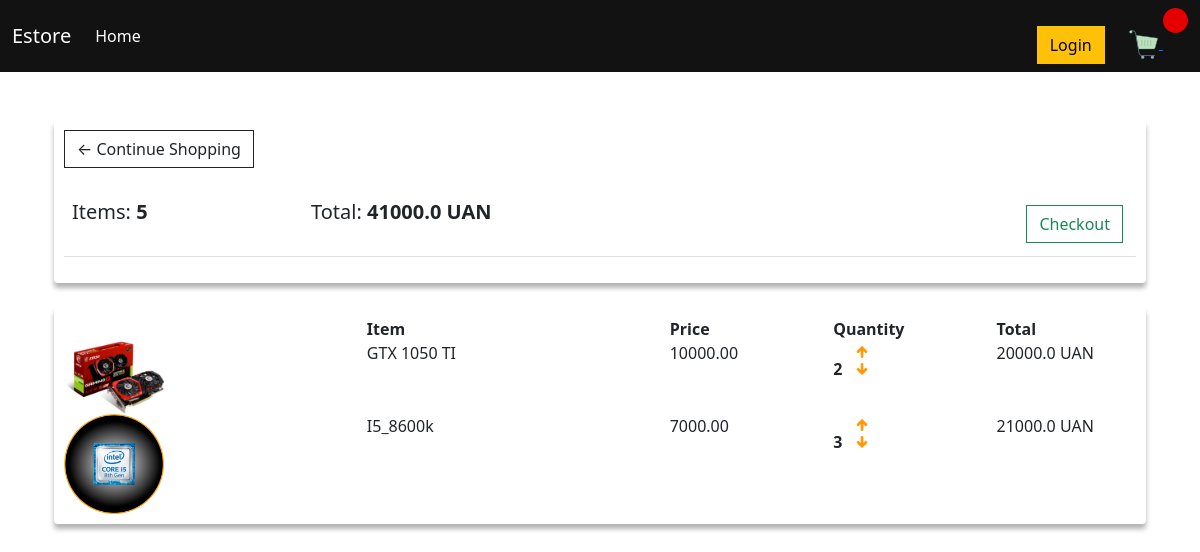
/cart/ (signed in), run on an earlier commit of the app's database.
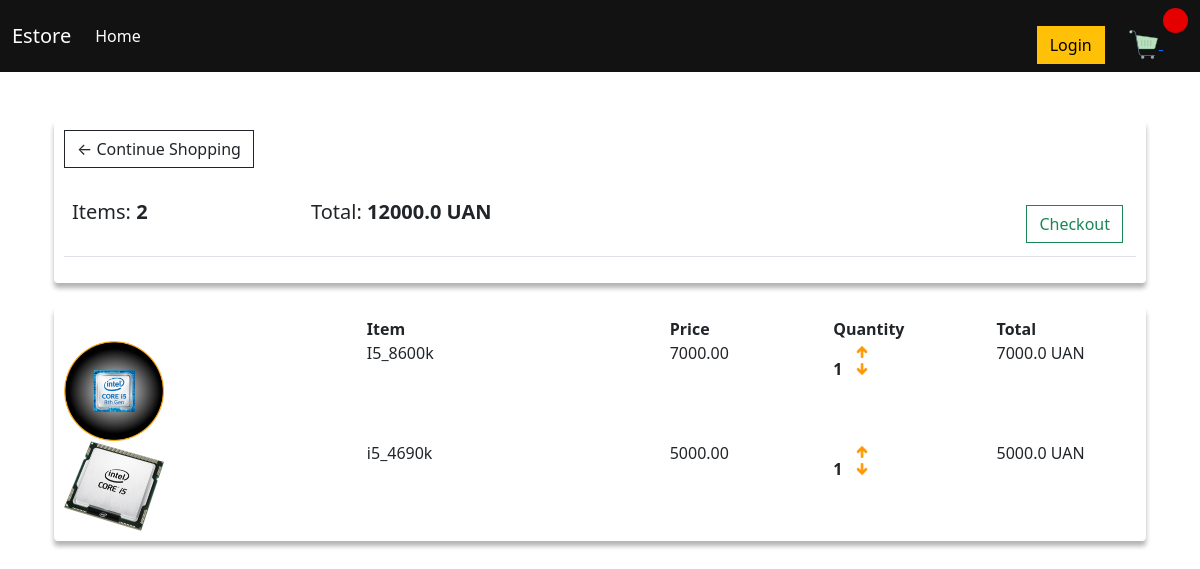
And on a later commit of the database.
### store/models.py (models this page shows, shortened)
class Order(models.Model):
    customer = models.ForeignKey(Customer, on_delete=models.SET_NULL, null=True, blank=True)
    date_ordered = models.DateTimeField(auto_now_add=True)
    complete = models.BooleanField(default=False)
    transaction_id = models.CharField(max_length=100,null=True)
    @property
    def get_cart_total(self):
        order_items = self.orderitem_set.all()
        total = sum([item.get_total for item in order_items])
        return total
    @property
    def get_cart_items(self):
        order_items = self.orderitem_set.all()
        total = sum([item.quantity for item in order_items])
        return total

class OrderItem(models.Model):
    product = models.ForeignKey(Product, on_delete=models.SET_NULL, null=True)
    order = models.ForeignKey(Order, on_delete=models.SET_NULL, null=True)
    quantity = models.IntegerField(default=0, null=True,blank=True)
    date_added = models.DateTimeField(auto_now_add=True)
    @property
    def get_total(self):
        total = self.product.price * self.quantity
        return total

class Product(models.Model):
    name = models.CharField(max_length=200,null=True)
    price = models.FloatField()
    digital = models.BooleanField(default=False, null=True)
    image = models.ImageField(null=True, blank=True, default="product_placeholder.png")

### store/views.py (the view)
def cart(request):
    if request.user.is_authenticated:
        customer = request.user.customer
        order,created =Order.objects.get_or_create(customer=customer, complete=False)
        items = order.orderitem_set.all()
    else:
        items = []
        order = {'get_cart_total':0, 'get_cart_items':0,'shipping':False}
    context = {'items': items, 'order':order}
    return render(request,'store/cart.html', context)

### store/templates/store/cart.html
{% extends 'store/main.html'%}
{% load static %}
{% block content %}
<div class = "container-lg my-5">
 <div class="row">
    <div class="col-lg-12">
        <div class = "box-element">
            <a class = "btn btn-outline-dark" href="{% url 'store' %}">&#x2190; Continue Shopping</a>
            <br>
            <br>
            <table class="table">
                <tr>
                    <th><h5>Items:<strong>&nbsp;{{order.get_cart_items}}</strong></h5></th>
                    <th><h5>Total:<strong>&nbsp;{{order.get_cart_total}}&nbsp;UAN</strong></h5></th>
                    <th>
                        <a  class="btn btn-outline-success" style="float:right; margin:5px;"href="{%url 'checkout' %}">Checkout</a>
                    </th>
                </tr>
            </table>
        </div>
        <br>
        <div class = "box-element">
            <div class = "cart row">
                <div style="flex:2"></div>
                <div style="flex:2"><strong>Item</strong></div>
                <div style="flex:1"><strong>Price</strong></div>
                <div style="flex:1"><strong>Quantity</strong></div>
                <div style="flex:1"><strong>Total</strong></div>
            </div>
            {% for item in items %}
            <div class = "cart row">
                <div style="flex:2"><img class="row-image" src="{{item.product.image.url}}"></div>
                <div style="flex:2">{{item.product.name}}</div>
                <div style="flex:1">{{item.product.price|floatformat:2}}</div>
                <div style="flex:1">
                    <p  class="quantity">{{item.quantity}}</p>
                    <div class="quantity">
                        <img data-product={{item.product.id}} data-action="add" class="chg-quantity update-cart" src="{% static 'images/up_arrow.png'%}">
                        <img data-product={{item.product.id}} data-action="remove" class="chg-quantity  update-cart" src="{% static 'images/down_arrow.png'%}">
                    </div>
                </div>
                <div style="flex:1">{{item.get_total}} UAN</div>
            </div>
            {%endfor%}
        </div>
    </div>
 </div>
</div>
{% endblock content %}

### store/templates/store/main.html (shortened to what this page needs)
<!DOCTYPE html>
{% load static %}
<html lang="en">
    <head>
        <link href="https://cdn.jsdelivr.net/npm/bootstrap@5.2.0-beta1/dist/css/bootstrap.min.css"
        rel="stylesheet">
        <link rel="stylesheet" type="text/css" href="{% static 'css/main.css' %}">
    </head>
    <body>
        <nav class="navbar navbar-expand-lg navbar-dark">
            <div class="container-fluid">
              <a class="navbar-brand" href="{% url 'store'%}">Estore</a>
              <div class="collapse navbar-collapse" id="navbarSupportedContent">
                <ul class="navbar-nav me-auto mb-2 mb-lg-0">
                  <li class="nav-item">
                    <a class="nav-link active" aria-current="page" href="{% url 'store'%}">Home</a>
                  </li>
                </ul>
                  <div class="form-inline my-2 my-lg-0">
                    <a href="#" class="btn btn-warning">Login</a>
                    <a href="{% url 'cart' %}">
                      <img id='cart-icon' src="{% static 'images/cart.png'%}">
                    </a>
                    <p id="cart-total">{{cartItems}}</p>
              </div>
            </div>
          </nav>
        <div class="container">
            {%block content%}
            {%endblock content%}
        </div>
    </body>
</html>

### static/css/main.css (style rules this page uses)
.navbar-dark { background-color:#131212; }
.box-element { box-shadow: 0px 5px 5px 0px rgba(0, 0, 0, 0.3); background-color: #fff; border-radius: 4px; padding:10px; }
#cart-icon { width:30px; display:inline-block; margin-left:20px; }
#cart-total { display: inline-block; text-align: center; color: #fff; background-color:#e50000; width: 25px; height: 25px; border-radius: 50%; font-size: 14px; }
.btn { border-radius: 0; }
.row-image { width: 100px; }
.quantity { display: inline-block; font-weight: 700; padding-right: 10px; }
.chg-quantity { width: 12px; cursor: pointer; display: block; margin-top: 5px; transition: .1s; }

What changed in the data, as far as the page shows it:
removed OrderItem: product.image (picture), product.name "GTX 1050 TI", product.price "10000.00", quantity "2", get_total "20000.0"
removed OrderItem: product.image (picture), product.name "I5_8600k", product.price "7000.00", quantity "3", get_total "21000.0"
computed for Order: get_cart_items "5" → "2"; get_cart_total "41000.0" → "12000.0"
added OrderItem: product.image (picture), product.name "I5_8600k", product.price "7000.00", quantity "1", get_total "7000.0"
added OrderItem: product.image (picture), product.name "i5_4690k", product.price "5000.00", quantity "1", get_total "5000.0"
